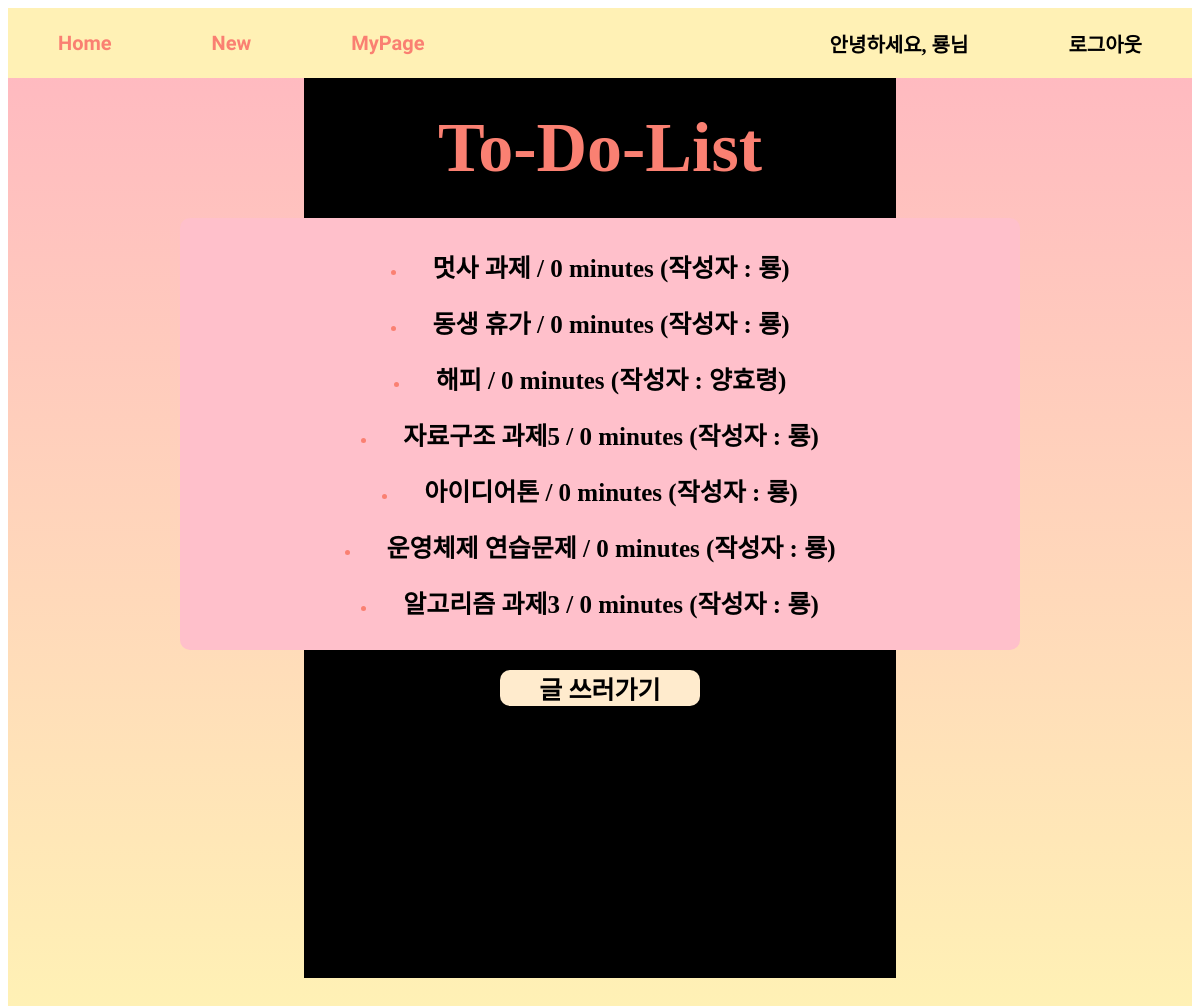
/ (signed in), run on the app's committed database.
### todoapp/models.py (models this page shows, shortened)
class List(models.Model):
    title = models.CharField(max_length=200, default='')
    content = models.TextField(default='')
    date = models.DateTimeField(default='')
    author = models.ForeignKey(User, on_delete=models.CASCADE, related_name='lists', null=True, default=None)

### todoapp/views.py (the view)
# urls.py: 2. Add a URL to urlpatterns:  path('', views.home, name='home')
def home(request):
    lists = List.objects.all().order_by('date')
    return render(request, 'home.html', {'lists': lists})

### todoapp/templates/home.html (shortened to what this page needs)
{% extends 'base.html' %}
{% block css %} {% load static %}
    <link rel="stylesheet" type ="text/css" href ="{% static 'home.css'%}"/>
{% endblock %}
{% block entire %}
        <h1>To-Do-List</h1>
        <div class="list">
            {% for list in lists %}
            <li>
                <a href="{% url 'detail' list.pk %}">{{ list.title }} / {{ list.date|timeuntil }} (작성자 : {{ list.author }})</a>
            </li>
            {% endfor %}
        </div>
        <div class="new">
            <a href="{% url 'new' %}">글 쓰러가기</a>
        </div>
{% endblock %}

### todoapp/templates/base.html (shortened to what this page needs)
<!DOCTYPE html>
<html lang="en">
<head>
    {% load static %}
    {% load socialaccount %}
    <link rel="stylesheet" type="text/css" href="{% static 'base.css'%}" />
    {% block css %}
    {% endblock %}
</head>
<body>
    <div class="container">
        <div class="navbar">
            <div class="left">
                <div id="nav">
                    <a href="{% url 'home' %}">Home</a>
                </div>
                <div id="nav">
                    <a href="{% url 'new' %}">New</a>
                </div>
                {% if user.is_authenticated %}
                <div id="nav">
                    <a href="{% url 'mypage' user.pk %}">MyPage</a>
                </div>
                {% endif %}
            </div>
            <div class="right">
                {% if user.is_authenticated %}
                <a class="nav-item">안녕하세요, {{ user.username }}님</a>
                <a class="nav-item" href="{% url 'logout' %}">로그아웃</a>
                {% else %}
                <a class="nav-item" href="{% url 'login' %}">로그인</a>
                <a class="nav-item" href="{% provider_login_url 'kakao' %}">카카오 로그인</a>
                <a class="nav-item" href="{% url 'signup' %}">회원가입</a>
                {% endif %}
            </div>
        </div>
        <div class="entire">
            {% block entire %}
            {% endblock %}
        </div>
    </div>
</body>
</html>

### todoapp/static/base.css (style rules this page uses)
.container { background: linear-gradient(to bottom, lightpink, #fff1b5); height: 1000px; }
.navbar { display: flex; flex-direction: row; justify-content: space-between; align-items: center; background-color: #fff1b5; width: 100%; height: 70px; }
#nav > a { font-family: 'Goblin One', cursive;; text-decoration-line: none ; color: salmon; font-size: 20px; font-weight: bold; margin: 0px 50px 0px 50px; }
.entire { display: flex; flex-direction: column; align-items: center; color: salmon; width: 50%; background-color: black; margin-left: 25%; height: 900px; }
.left { display: flex; flex-direction: row; justify-content: flex-start; align-items: center; background-color: #fff1b5; width: 100%; height: 70px; }
.right { display: flex; flex-direction: row; justify-content: flex-end; align-items: center; background-color: #fff1b5; width: 100%; height: 70px; }
.right > a { text-decoration-line: none ; color: black; font-size: 20px; font-weight: bold; margin: 0px 50px 0px 50px; }

### todoapp/static/home.css (style rules this page uses)
h1 { font-size: 70px; margin: 30px; font-family: 'Itim', cursive; }
.list { display: flex; flex-direction: column; justify-content: center; align-items: center; border-radius: 10px; width: 800px; background-color: pink; padding: 20px; }
a { font-size: 25px; cursor: pointer; margin: 20px; color: black; text-decoration-line: none ; font-weight: bold; }
li { cursor: pointer; margin: 10px; }
.new { width: 200px; background-color: blanchedalmond; margin: 20px; text-align: center; border-radius: 10px; }

### data on the page
List: title "멋사 과제", date "0 minutes", author "룡"
List: title "동생 휴가", date "0 minutes", author "룡"
List: title "해피", date "0 minutes", author "양효령"
List: title "자료구조 과제5", date "0 minutes", author "룡"
List: title "아이디어톤", date "0 minutes", author "룡"
List: title "운영체제 연습문제", date "0 minutes", author "룡"
List: title "알고리즘 과제3", date "0 minutes", author "룡"

### other printed values
{{ user.username }} "룡"
